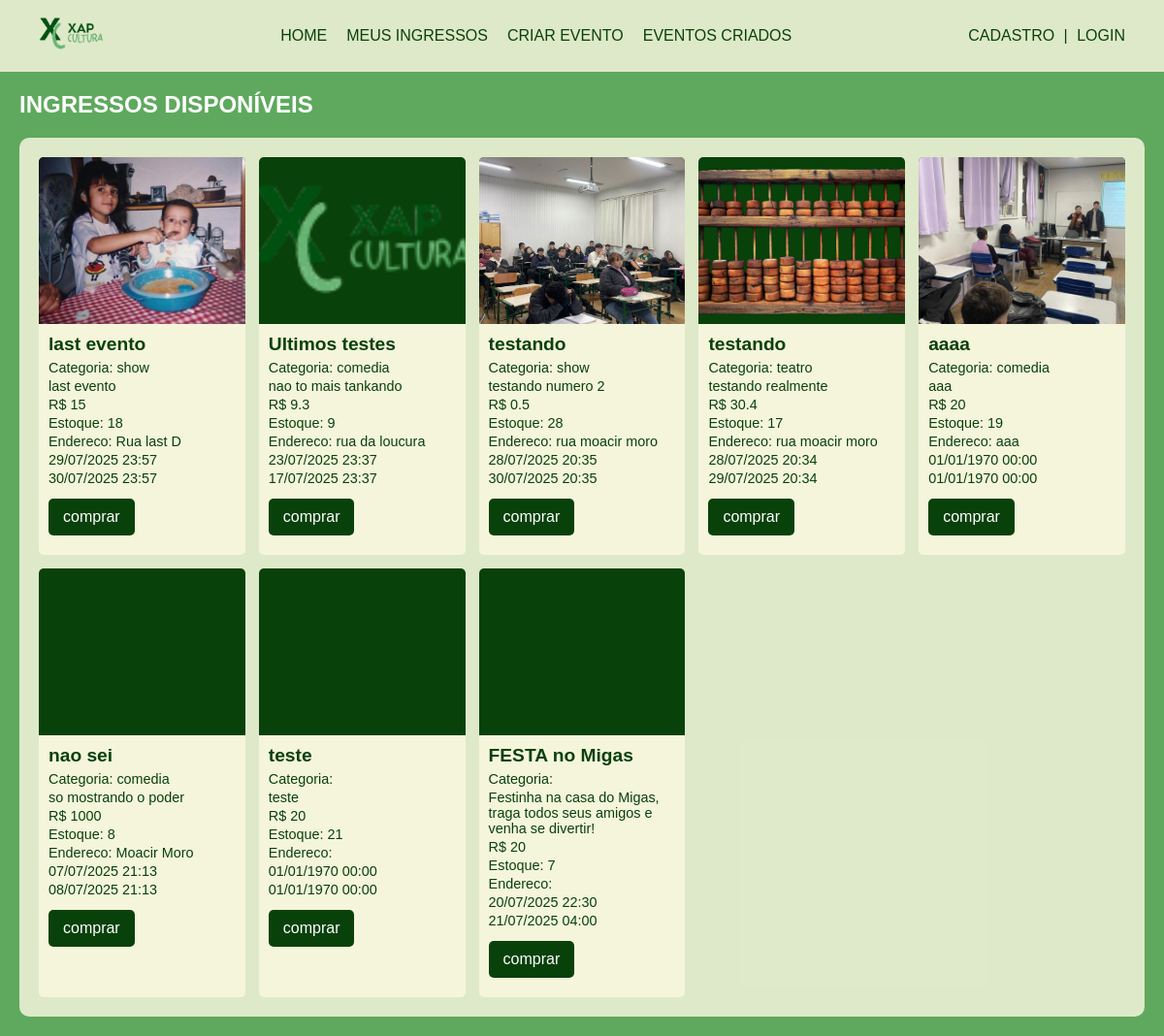
The page / on the database its author committed.
### tables this page shows
CREATE TABLE "ingressos" (
	"id"	INTEGER,
	"nome"	TEXT NOT NULL,
	"descricao"	TEXT,
	"preco"	REAL NOT NULL,
	"quantidade"	INTEGER NOT NULL,
	"quantidade_reservada"	INTEGER DEFAULT 0,
	"data_reserva"	INTEGER,
	"id_usuario"	NUMERIC NOT NULL,
	"data_evento"	TEXT,
	"data_evento_fim"	TEXT,
	"id_usuario_reserva"	INTEGER, caminho_imagem TEXT, endereco TEXT, tipo_evento TEXT,
	PRIMARY KEY("id" AUTOINCREMENT),
	FOREIGN KEY("id_usuario") REFERENCES "usuarios"("id")
);

### Public/index.php (called while the page is built, shortened)
<?php
$mostrar = new Produto();
$ingressosDisponiveis = $mostrar->mostrarEventoDisponivel();
require_once __DIR__ . '/../views/Compras/vitrine_compras_views.php';

### src/Database.php (called while the page is built, shortened)
<?php
class Database {
    private static ?PDO $conn = null;
    public static function conectar():PDO{
        if (self::$conn === null) {
            try{
                $caminhoBanco = __DIR__ . '/../sql/database.db';
                self::$conn = new PDO("sqlite:" . $caminhoBanco);
                self::$conn->setAttribute(PDO::ATTR_ERRMODE, PDO::ERRMODE_EXCEPTION);
            } catch (PDOException $e){
                die("Erro ao conectar com o banco: " . $e->getMessage());
            }
        }
        return self::$conn;
    }
}

### src/Models/Produto.php (called while the page is built, shortened)
<?php
class Produto extends Model{
    protected function getTableName(): string
    {
    return 'ingressos';
    }
    public function mostrarEventoDisponivel(){
        try{
            $stmt = $this->pdo->prepare("SELECT * FROM {$this->tabela} WHERE quantidade > 0 ORDER BY id DESC");
            $stmt->execute();
            return $stmt->fetchAll();
        } catch(PDOException $e){
            die("Erro ao buscar mostrar eventos: " . $e->getMessage());
        }
    }
}

### src/Core/Model.php (called while the page is built, shortened)
<?php
abstract class Model{
    public function __construct()
    {
        $this->pdo = Database::conectar();
        $this->tabela = $this->getTableName();
    }
}

### views/Compras/vitrine_compras_views.php (the view, shortened to what this page needs)
<!DOCTYPE html>
<html lang="pt-br">
<head>
    <link rel="stylesheet" href="/css/style.css">
</head>
<body>
<header class="barra-superior">
    <div class="logo">
        <img src="/Public/imagens/logo-Photoroom.png" alt="Logo XAP Cultura">
    </div>
    <nav class="navegacao-principal">
        <a href="/Public/index.php">home</a>
        <a href="/Public/Clientes/meus_ingressos.php">Meus Ingressos</a>
        <a href="/views/criar_produto_form.php">Criar Evento</a>
        <a href="/Public/produtos/listar_produto.php">Eventos Criados</a>
    </nav>
    <div class="area-usuario">
        <?php if (isset($_SESSION['usuario_id'])): ?>
            <span class="bem-vindo">
                BEM VINDO(A), <?= strtoupper(htmlspecialchars($_SESSION['usuario_nome'])) ?>
            </span>
            <p class="bem-vindo">|</p>
            <a href="/Public/logout.php">Logout</a>
        <?php else: ?>
            <div class="autenticacao">
                <a href="/views/Clientes/cadastro_cliente.html">CADASTRO</a>
                <span class="bem-vindo">|</span>
                <a href="/views/Clientes/login_cliente.html">LOGIN</a>
            </div>
        <?php endif; ?>
    </div>
</header>
    <main class="conteudo-principal">
    <section class="vitrine-ingressos">
        <h2>INGRESSOS DISPONÍVEIS</h2>
        <div class="grid-ingressos">
            <?php foreach ($ingressosDisponiveis as $ingresso): ?>
                <article class="card-ingresso">
                    <div class="card-imagem">
                        <?php if (!empty($ingresso['caminho_imagem'])): ?>
                            <img src="<?= htmlspecialchars($ingresso['caminho_imagem']) ?>" class="imagem-quadrada">
                        <?php endif; ?>
                    </div>
                    <div class="card-info">
                        <h3><?= htmlspecialchars($ingresso['nome']) ?></h3>
                        <p class="local">Categoria: <?= htmlspecialchars($ingresso['tipo_evento']) ?></p>
                        <p class="local"><?= htmlspecialchars($ingresso['descricao']) ?></p>
                        <p class="preco">R$ <?= htmlspecialchars($ingresso['preco']) ?></p>
                        <p class="quantidade">Estoque: <?= htmlspecialchars($ingresso['quantidade']) ?></p>
                        <p class="local">Endereco: <?= htmlspecialchars($ingresso['endereco']) ?></p>
                        <p class="local"><?= date('d/m/Y H:i', strtotime($ingresso['data_evento'])) ?></p>
                        <p class="local"><?= date('d/m/Y H:i', strtotime($ingresso['data_evento_fim'])) ?></p>
                        <a href="/Public/reservar.php?id=<?= $ingresso['id'] ?>" class="botao">comprar</a>
                    </div>
                </article>
            <?php endforeach; ?>
        </div> </section>
</main>
</body>
</html>

### Public/css/style.css (style rules this page uses)
* { margin: 0; padding: 0; box-sizing: border-box; }
:root { --verde-escuro: #09410a; --verde-claro: #5ea95e; --creme-fundo: rgba(245, 245, 220, 0.85); --creme-card: #f5f5dc; --fonte-logo: 'Intro Caps', sans-serif; --fonte-texto: 'Nice Chalk', sans-serif; }
body { background-color: var(--verde-claro); background-image: url('../images/imagem de fundo.jpg'); background-size: cover; background-position: center; background-blend-mode: multiply; color: white; font-family: var(--fonte-texto); }
.barra-superior { display: flex; justify-content: space-between; align-items: center; padding: 10px 40px; background-color: var(--creme-fundo); font-family: var(--fonte-logo); text-transform: uppercase; }
.conteudo-principal { padding: 20px; }
.logo img { height: 50px; }
.navegacao-principal, .area-usuario { display: flex; align-items: center; gap: 20px; }
.bem-vindo { color: var(--verde-escuro); }
.navegacao-principal a, .area-usuario a { text-decoration: none; color: var(--verde-escuro); }
.autenticacao span { margin: 0 5px; }
.vitrine-ingressos h2 { font-family: var(--fonte-logo); margin-bottom: 20px; text-transform: uppercase; }
.grid-ingressos { background-color: var(--creme-fundo); padding: 20px; border-radius: 10px; display: grid; grid-template-columns: repeat(5, 1fr); gap: 14px; }
.card-ingresso { background-color: var(--creme-card); color: var(--verde-escuro); border-radius: 5px; overflow: hidden; display: flex; flex-direction: column; }
.card-imagem { height: 172px; width: 100%; background-color: var(--verde-escuro); }
.card-imagem img { width: 100%; height: 100%; object-fit: cover; }
.card-info { padding: 10px; font-family: var(--fonte-texto); flex-grow: 1; }
.card-info h3 { font-size: 1.2em; margin-bottom: 5px; }
.card-info p { font-size: 0.9em; margin-bottom: 3px; }
.botao { display: inline-block; padding: 10px 15px; margin: 10px 0; background-color: #09410a; color: white; text-decoration: none; border-radius: 5px; border: none; cursor: pointer; }

### rows shown on the page
ingressos: caminho_imagem (picture), nome "last evento", tipo_evento "show", descricao "last evento", preco "15", quantidade "18", endereco "Rua last D", data_evento "29/07/2025 23:57", data_evento_fim "30/07/2025 23:57"
ingressos: caminho_imagem (picture), nome "Ultimos testes", tipo_evento "comedia", descricao "nao to mais tankando", preco "9.3", quantidade "9", endereco "rua da loucura", data_evento "23/07/2025 23:37", data_evento_fim "17/07/2025 23:37"
ingressos: caminho_imagem (picture), nome "testando", tipo_evento "show", descricao "testando numero 2", preco "0.5", quantidade "28", endereco "rua moacir moro", data_evento "28/07/2025 20:35", data_evento_fim "30/07/2025 20:35"
ingressos: caminho_imagem (picture), nome "testando", tipo_evento "teatro", descricao "testando realmente", preco "30.4", quantidade "17", endereco "rua moacir moro", data_evento "28/07/2025 20:34", data_evento_fim "29/07/2025 20:34"
ingressos: caminho_imagem (picture), nome "aaaa", tipo_evento "comedia", descricao "aaa", preco "20", quantidade "19", endereco "aaa", data_evento "01/01/1970 00:00", data_evento_fim "01/01/1970 00:00"
ingressos: nome "nao sei", tipo_evento "comedia", descricao "so mostrando o poder", preco "1000", quantidade "8", endereco "Moacir Moro", data_evento "07/07/2025 21:13", data_evento_fim "08/07/2025 21:13"
ingressos: nome "teste", descricao "teste", preco "20", quantidade "21", data_evento "01/01/1970 00:00", data_evento_fim "01/01/1970 00:00"
ingressos: nome "FESTA no Migas", descricao "Festinha na casa do Migas, traga todos seus amigos e venha se divertir!", preco "20", quantidade "7", data_evento "20/07/2025 22:30", data_evento_fim "21/07/2025 04:00"
